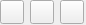
<?xml version="1.0" encoding="UTF-8"?>
<ui version="4.0">
 <class>Form</class>
 <widget class="QWidget" name="Form">
  <property name="geometry">
   <rect>
    <x>0</x>
    <y>0</y>
    <width>86</width>
    <height>25</height>
   </rect>
  </property>
  <property name="windowTitle">
   <string>Form</string>
  </property>
  <widget class="QPushButton" name="pushButtonDelete">
   <property name="geometry">
    <rect>
     <x>0</x>
     <y>0</y>
     <width>24</width>
     <height>24</height>
    </rect>
   </property>
   <property name="styleSheet">
    <string notr="true">QPushButton#pushButtonDelete
{ 
	border-image:url(Skin/messagedeletenormal.png);
}
QPushButton:hover#pushButtonDelete{
	border-image:url(Skin/messagedeletehover.png);
}</string>
   </property>
   <property name="text">
    <string/>
   </property>
  </widget>
  <widget class="QPushButton" name="pushButtonSaveNumber">
   <property name="geometry">
    <rect>
     <x>30</x>
     <y>0</y>
     <width>24</width>
     <height>24</height>
    </rect>
   </property>
   <property name="styleSheet">
    <string notr="true">QPushButton#pushButtonSaveNumber
{ 
	border-image:url(Skin/messagecontactsnormal.png);
}
QPushButton:hover#pushButtonSaveNumber
{
	border-image:url(Skin/messagecontactshover.png);
}</string>
   </property>
   <property name="text">
    <string/>
   </property>
  </widget>
  <widget class="QPushButton" name="pushButtonChat">
   <property name="geometry">
    <rect>
     <x>60</x>
     <y>0</y>
     <width>24</width>
     <height>24</height>
    </rect>
   </property>
   <property name="styleSheet">
    <string notr="true">QPushButton#pushButtonChat
{ 
	border-image:url(Skin/chatnormal.png);
}

QPushButton:hover#pushButtonChat
{
	border-image:url(Skin/chathover.png);
}</string>
   </property>
   <property name="text">
    <string/>
   </property>
  </widget>
 </widget>
 <resources/>
 <connections/>
</ui>
